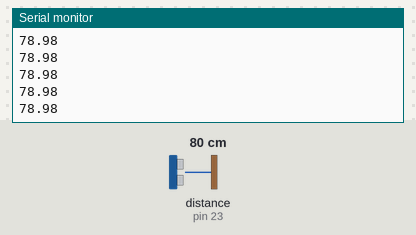
This sketch was run on a simulated Arduino Mega 2560, built with avr-gcc and run on an emulated ATmega2560. Shown: the last lines printed to the serial monitor. Wiring (inferred from the names in the program): ultrasonic range finder: trigger pin 22; echo pin 23. Inputs (shaded band) come from the test bench; at power-on: distance to the obstacle (sensor on pin 23) 80 cm. The echo pulse lasts 58.3 µs per cm.

Above: at 1.2 s.
1.3 s: distance to the obstacle (sensor on pin 23) set to 2 cm
At 1.9 s:
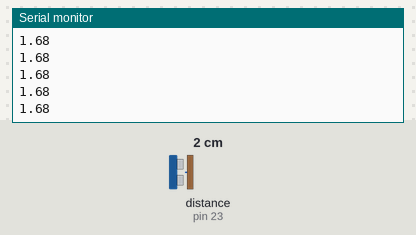
2.8 s: distance to the obstacle (sensor on pin 23) set to 4 cm
At 3.6 s:
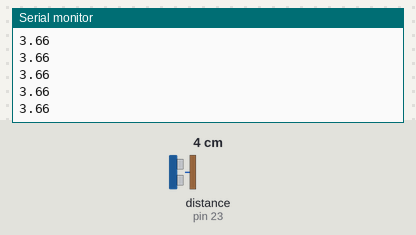
Timing chart, 0 to 5.8 s (numbered marks = the images above; inputs shaded):
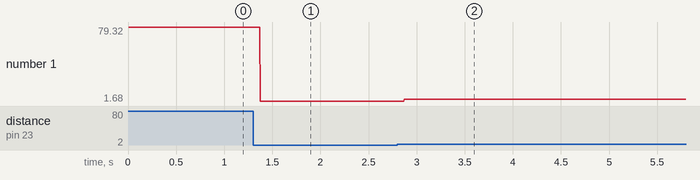

Measured:
- after the input at 1.3 s, the serial monitor: prints a new line after 0.07 s (image 1)
- after the input at 2.8 s, the serial monitor: prints a new line after 0.07 s (image 2)
- plotted number 1: 78.98 → 1.68 after the input at 1.3 s, 1.68 → 3.6 after the input at 2.8 s

The sketch:

HCSR04-function.ino
```cpp
#define TRIG_PIN 22
#define ECHO_PIN 23

#define SOUND_SPEED 0.034

long duration;
float distanceCm;

// === setup ===
void setup() {
  Serial.begin(9600);

  pinMode(TRIG_PIN, OUTPUT);  // Sets the trigPin as an Output
  pinMode(ECHO_PIN, INPUT);   // Sets the echoPin as an Input
}

// === loop ===
void loop() {
  // function call: return value saved in variable
  float distance = measureCM();
  Serial.println(distance);
}

// === Function: measuring CM ===
// returns measured CM as type float
float measureCM() {
  digitalWrite(TRIG_PIN, HIGH);
  delayMicroseconds(10);
  digitalWrite(TRIG_PIN, LOW);

  duration = pulseIn(ECHO_PIN, HIGH);
  distanceCm = duration * SOUND_SPEED / 2;

  return distanceCm;
}
```
